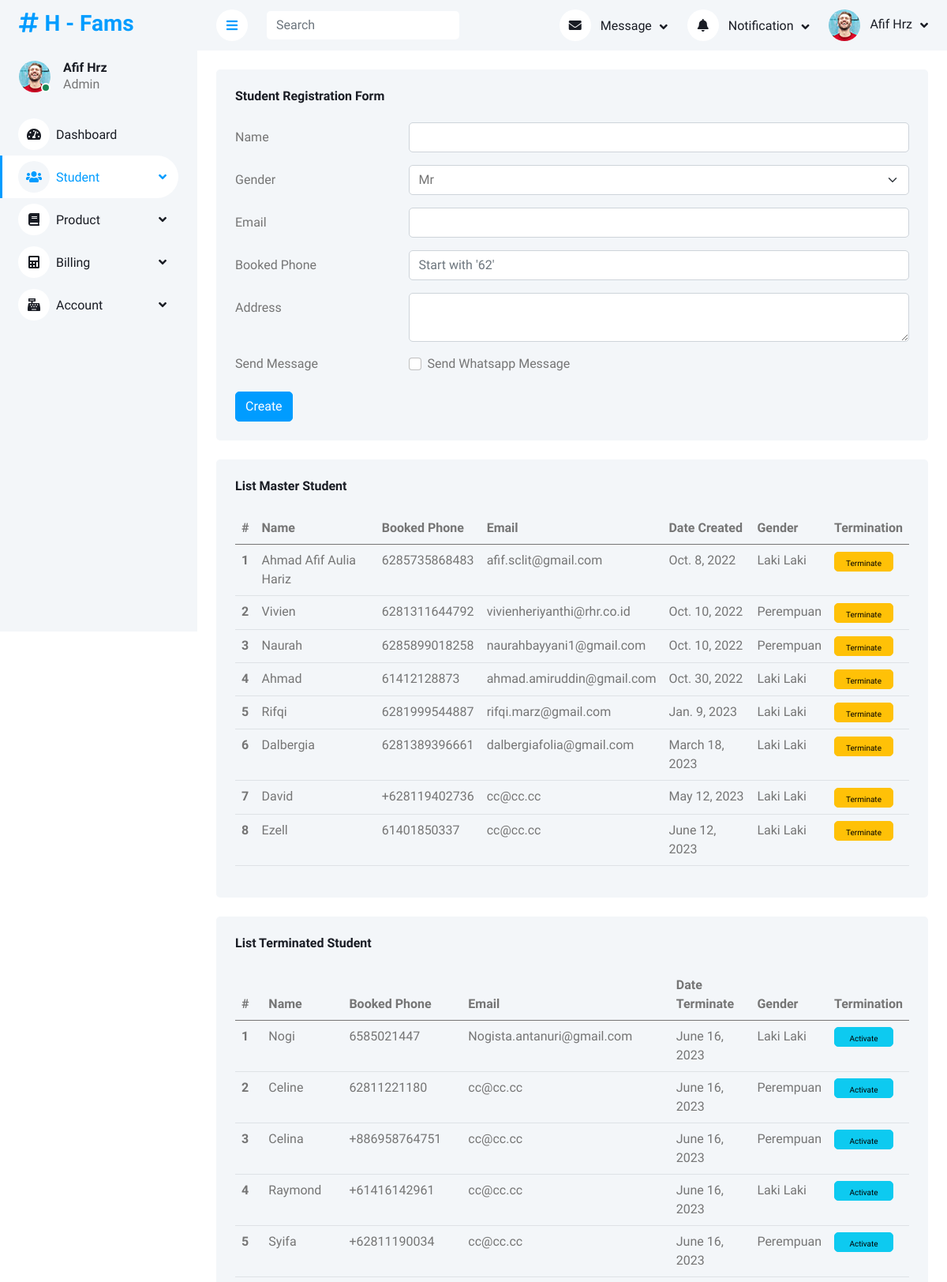
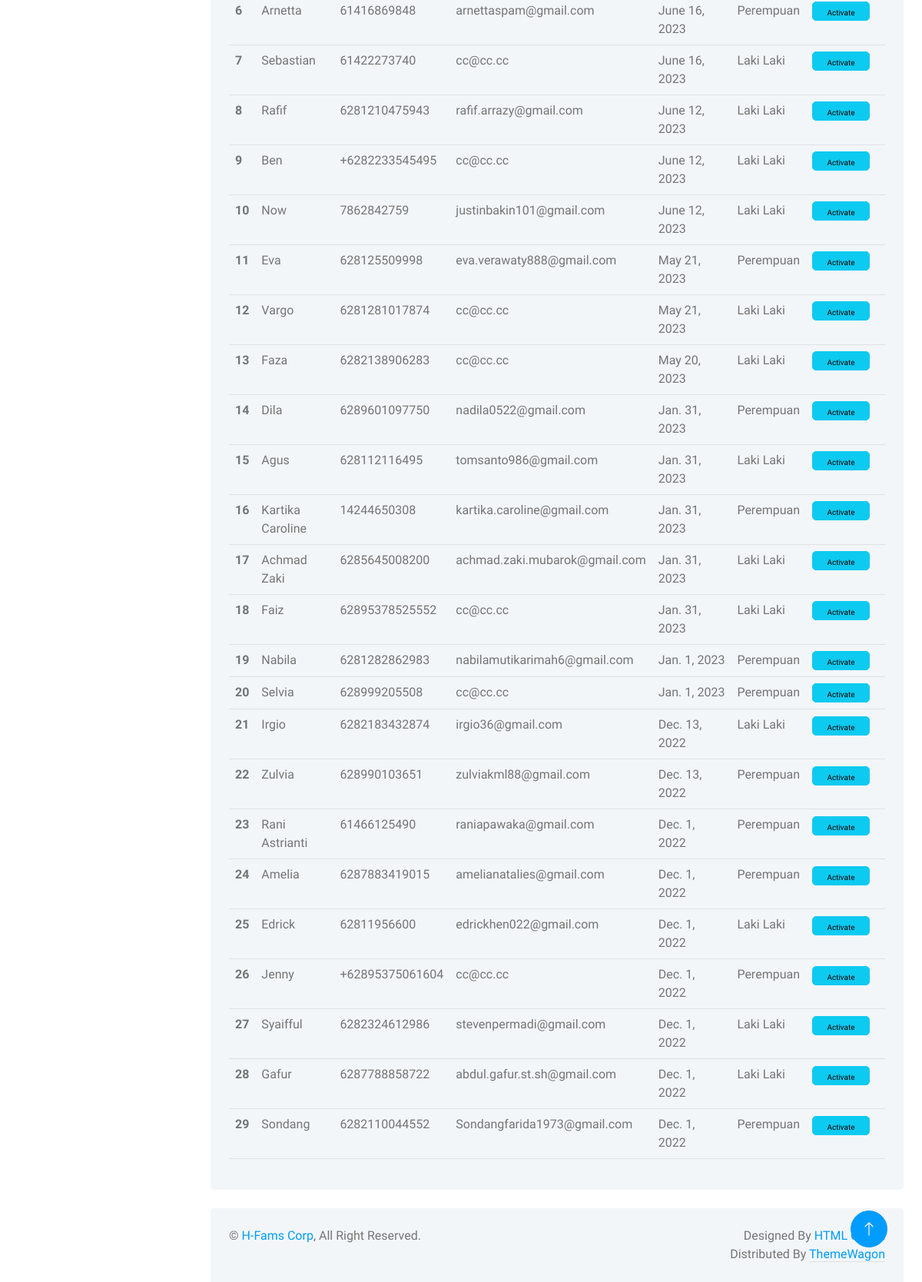
The page /student/studentregistration/ on the database its author committed (2 pictures, top to bottom).
### dashboard/models.py (models this page shows)
class admin_mst_module(models.Model):
    modulename = models.CharField(max_length=30, db_column="MODULENAME")
    pagename = models.CharField(max_length=30, db_column="PAGENAME")
    created_by = models.CharField(max_length=30, db_column="CREATED_BY")
    date_created = models.DateField(default=datetime.date.today, blank=True, db_column="DATE_CREATED")
    modified_by = models.CharField(max_length=30, blank=True, null=True, db_column="MODIFIED_BY")
    date_modified = models.DateField(blank=True, null=True, db_column="DATE_MODIFIED")
    adm_mst_id = models.IntegerField(blank=True, null=True, db_column="ADM_MST_MODULE_ID")
    validstatus = models.IntegerField(blank=True, null=True, db_column="VALIDSTATUS")
    ordernumber = models.IntegerField(db_column="ORDERNUMBER")
    levelnumber = models.IntegerField(blank=True, null=True, db_column="LEVELNUMBER")
    moduleurl = models.CharField(max_length=30, blank=True, null=True, db_column="MODULEURL")
    moduleicon = models.CharField(max_length=30, blank=True, null=True, db_column="MODULEICON")
    moduleclass = models.CharField(max_length=30, blank=True, null=True, db_column="MODULECLASS")
    application = models.CharField(max_length=30, db_column="APPLICATION")
    class Meta:
        db_table = 'ADM_MST_MODULE'

### student/models.py (models this page shows)
class std_mst(models.Model):
    name = models.CharField(max_length=30, db_column="NAME")
    gender = models.CharField(max_length=1, db_column="GENDER", default="M")
    phone = models.CharField(max_length=30, db_column="BOOKED_PHONE")
    email = models.CharField(max_length=30, db_column="EMAIL")
    address = models.CharField(max_length=30, blank=True, null=True, db_column="ADDRESS")
    validuntil = models.DateField(blank=True, null=True, db_column="VALID_UNTIL")
    date_created = models.DateField(default=datetime.date.today, blank=True, db_column="DATE_CREATED")
    created_by = models.CharField(max_length=30, db_column="CREATED_BY")
    date_modified = models.DateField(blank=True, null=True, db_column="DATE_MODIFIED")
    modified_by = models.CharField(max_length=30, blank=True, null=True, db_column="MODIFIED_BY")
    reason = models.CharField(max_length=30, blank=True, null=True, db_column="REASON_TERMINATE")
    class Meta:
        db_table = 'STD_MST'

### student/views.py (the view, shortened to what this page needs)
# urls.py: path('studentregistration/', views.studentregistration_view, name='studentregistration'),
@csrf_protect
def studentregistration_view(request):
    datamst = std_mst.objects.filter(validuntil__isnull=True)
    dataterminated = std_mst.objects.filter(validuntil__isnull=False).order_by('-validuntil')
    context = {
        'title':'H - Student Registration',
        'dashboard_active':'Student',
        'datamst':datamst,
        'dataterminated':dataterminated
        }
    return render(request, 'student/studentregistration_view.html', context)

### student/templates/student/studentregistration_view.html (shortened to what this page needs)
{% extends 'base_site.html' %}
{% load static %}
{% block content %}
<div class="container-fluid pt-4 px-4">
    <div class="row g-4">
        <form action="/student/studentregistration/" method="post" onsubmit="f_send_message()">{% csrf_token %}
        <div class="col-sm-12 col-xl-12">
            <div class="bg-light rounded h-100 p-4">
                <h6 class="mb-4">Student Registration Form</h6>
                    <div class="row mb-3">
                        <label for="inputName" class="col-sm-3 col-form-label">Name</label>
                        <div class="col-sm-9">
                            <input type="text" class="form-control" id="inputName" name="inputName" required=True>
                        </div>
                    </div>
                    <div class="row mb-3">
                        <label for="inputGender" class="col-sm-3 col-form-label">Gender</label>
                        <div class="col-sm-9">
                            <select class="form-select" name="inputGender" id="inputGender">
                                <option value="mr">Mr</option>
                            </select>
                        </div>
                    </div>
                    <div class="row mb-3">
                        <label for="inputEmail" class="col-sm-3 col-form-label">Email</label>
                        <div class="col-sm-9">
                            <input type="email" class="form-control" id="inputEmail" required=True name="inputEmail">
                        </div>
                    </div>
                    <div class="row mb-3">
                        <label for="inputPhone" class="col-sm-3 col-form-label">Booked Phone</label>
                        <div class="col-sm-9">
                            <input type="text" class="form-control" id="inputPhone" required=True placeholder="Start with '62'" name="inputPhone">
                        </div>
                    </div>
                    <div class="row mb-3">
                        <label for="inputAddress" class="col-sm-3 col-form-label">Address</label>
                        <div class="col-sm-9">
                            <textarea class="form-control" id="inputAddress" name="inputAddress"></textarea>
                        </div>
                    </div>
                    <div class="row mb-3">
                        <legend class="col-form-label col-sm-3 pt-0">Send Message</legend>
                        <div class="col-sm-9">
                            <div class="form-check">
                                <input class="form-check-input" type="checkbox" id="gridCheck1">
                                <label class="form-check-label" for="gridCheck1">
                                    Send Whatsapp Message
                                </label>
                            </div>
                        </div>
                    </div>
                    <button type="submit" class="btn btn-primary">Create</button>
            </div>
        </div>
        </form>
        <div class="col-sm-12 col-xl-12">
            <div class="bg-light rounded h-100 p-4">
                <h6 class="mb-4">List Master Student</h6>
                <table class="table table-hover">
                    <thead>
                        <tr>
                            <th scope="col">#</th>
                            <th scope="col">Name</th>
                            <th scope="col">Booked Phone</th>
                            <th scope="col">Email</th>
                            <th scope="col">Date Created</th>
                            <th scope="col">Gender</th>
                            <th scope="col">Termination</th>
                        </tr>
                    </thead>
                    <tbody>
                        {% for data in datamst %}
                        <tr>
                            <th scope="row">{{forloop.counter}}</th>
                            <td>{{data.name}}</td>
                            <td>{{data.phone}}</td>
                            <td>{{data.email}}</td>
                            <td>{{data.date_created}}</td>
                            <td>{% if data.gender == 'mr' %}
                                    Laki Laki
                                {% elif data.gender == 'mrs' %}
                                    Perempuan
                                {% elif data.gender == 'bro' %}
                                    Laki Laki
                                {% elif data.gender == 'sist' %}
                                    Perempuan
                                {% endif %}
                            </td>
                            <td>
                                <button type="button" class="btn btn-warning open-Terminate{{data.id}}" style="height:25px; width:75px; font-size:10px">Terminate</button>
                            </td>
                        </tr>
                        {% endfor %}
                    </tbody>
                </table>
            </div>
        </div>
        <div class="col-sm-12 col-xl-12">
            <div class="bg-light rounded h-100 p-4">
                <h6 class="mb-4">List Terminated Student</h6>
                <table class="table table-hover">
                    <thead>
                        <tr>
                            <th scope="col">#</th>
                            <th scope="col">Name</th>
                            <th scope="col">Booked Phone</th>
                            <th scope="col">Email</th>
                            <th scope="col">Date Terminate</th>
                            <th scope="col">Gender</th>
                            <th scope="col">Termination</th>
                        </tr>
                    </thead>
                    <tbody>
                        {% for data in dataterminated %}
                        <tr>
                            <th scope="row">{{forloop.counter}}</th>
                            <td>{{data.name}}</td>
                            <td>{{data.phone}}</td>
                            <td>{{data.email}}</td>
                            <td>{{data.validuntil}}</td>
                            <td>{% if data.gender == 'mr' %}
                                    Laki Laki
                                {% elif data.gender == 'mrs' %}
                                    Perempuan
                                {% elif data.gender == 'bro' %}
                                    Laki Laki
                                {% elif data.gender == 'sist' %}
                                    Perempuan
                                {% endif %}
                            </td>
                            <td>
                                <button type="button" class="btn btn-info open-Activate{{data.id}}" style="height:25px; width:75px; font-size:10px">Activate</button>
                            </td>
                        </tr>
                        {% endfor %}
                    </tbody>
                </table>
            </div>
        </div>
    </div>
</div>
{% endblock content %}

### templates/base_site.html (shortened to what this page needs)
{% load static %}
{% load custom_tags %}
<!DOCTYPE html>
<html lang="en">
<head>
    <link href="https://cdnjs.cloudflare.com/ajax/libs/font-awesome/5.10.0/css/all.min.css" rel="stylesheet">
    <link href="https://cdn.jsdelivr.net/npm/bootstrap-icons@1.4.1/font/bootstrap-icons.css" rel="stylesheet">
    <link href={% static "lib/owlcarousel/assets/owl.carousel.min.css" %} rel="stylesheet">
    <link href={% static "lib/tempusdominus/css/tempusdominus-bootstrap-4.min.css" %} rel="stylesheet" />
    <link href={% static "css/bootstrap.min.css" %} rel="stylesheet">
    <link href={% static "css/style.css" %} rel="stylesheet">
</head>
<body>
    <div class="container-xxl position-relative bg-white d-flex p-0">
        <div class="sidebar pe-4 pb-3">
            <nav class="navbar bg-light navbar-light">
                <a href="/home/" class="navbar-brand mx-4 mb-3">
                    <h3 class="text-primary"><i class="fa fa-hashtag me-2"></i>H - Fams</h3>
                </a>
                <div class="d-flex align-items-center ms-4 mb-4">
                    <div class="position-relative">
                        <img class="rounded-circle" src={% static "img/user.jpg" %} alt="" style="width: 40px; height: 40px;">
                        <div class="bg-success rounded-circle border border-2 border-white position-absolute end-0 bottom-0 p-1"></div>
                    </div>
                    <div class="ms-3">
                        <h6 class="mb-0">Afif Hrz</h6>
                        <span>Admin</span>
                    </div>
                </div>
                <div class="navbar-nav w-100">
                    {% autoescape off %}
                    {% loop_module dashboard_active %}
                    {% endautoescape %}
                </div>
            </nav>
        </div>
        <div class="content">
            <nav class="navbar navbar-expand bg-light navbar-light sticky-top px-4 py-0">
                <a href="#" class="sidebar-toggler flex-shrink-0">
                    <i class="fa fa-bars"></i>
                </a>
                <form class="d-none d-md-flex ms-4">
                    <input class="form-control border-0" type="search" placeholder="Search">
                </form>
                <div class="navbar-nav align-items-center ms-auto">
                    <div class="nav-item dropdown">
                        <a href="#" class="nav-link dropdown-toggle" data-bs-toggle="dropdown">
                            <i class="fa fa-envelope me-lg-2"></i>
                            <span class="d-none d-lg-inline-flex">Message</span>
                        </a>
                    </div>
                    <div class="nav-item dropdown">
                        <a href="#" class="nav-link dropdown-toggle" data-bs-toggle="dropdown">
                            <i class="fa fa-bell me-lg-2"></i>
                            <span class="d-none d-lg-inline-flex">Notification</span>
                        </a>
                    </div>
                    <div class="nav-item dropdown">
                        <a href="#" class="nav-link dropdown-toggle" data-bs-toggle="dropdown">
                            <img class="rounded-circle me-lg-2" src={% static "img/user.jpg" %} alt="" style="width: 40px; height: 40px;">
                            <span class="d-none d-lg-inline-flex">Afif Hrz</span>
                        </a>
                    </div>
                </div>
            </nav>
            {% block content %}
            {% endblock content %}
            <div class="container-fluid pt-4 px-4">
                <div class="bg-light rounded-top p-4">
                    <div class="row">
                        <div class="col-12 col-sm-6 text-center text-sm-start">
                            &copy; <a href="#">H-Fams Corp</a>, All Right Reserved.
                        </div>
                        <div class="col-12 col-sm-6 text-center text-sm-end">
                            Designed By <a href="https://htmlcodex.com">HTML Codex</a>
                        Distributed By <a class="border-bottom" href="https://themewagon.com" target="_blank">ThemeWagon</a>
                        </div>
                    </div>
                </div>
            </div>
        </div>
        <a href="#" class="btn btn-lg btn-primary btn-lg-square back-to-top"><i class="bi bi-arrow-up"></i></a>
    </div>
</body>
</html>

### staticfiles/css/style.css (style rules this page uses)
:root { --primary: #009CFF; --light: #F3F6F9; --dark: #191C24; }
.back-to-top { position: fixed; display: none; right: 45px; bottom: 45px; z-index: 99; }
.btn { transition: .5s; }
.btn.btn-primary { color: #FFFFFF; }
.btn-lg-square { width: 48px; height: 48px; }
.btn-square, .btn-sm-square, .btn-lg-square { padding: 0; display: inline-flex; align-items: center; justify-content: center; font-weight: normal; border-radius: 50px; }
.sidebar { position: fixed; top: 0; left: 0; bottom: 0; width: 250px; height: 100vh; overflow-y: auto; background: var(--light); transition: 0.5s; z-index: 999; }
.content { margin-left: 250px; min-height: 100vh; background: #FFFFFF; transition: 0.5s; }
@media (min-width: 992px) { .sidebar { margin-left: 0; } }
@media (min-width: 992px) { .content { width: calc(100% - 250px); } }
.sidebar .navbar .navbar-nav .nav-link { padding: 7px 20px; color: var(--dark); font-weight: 500; border-left: 3px solid var(--light); border-radius: 0 30px 30px 0; outline: none; }
.sidebar .navbar .navbar-nav .nav-link:hover, .sidebar .navbar .navbar-nav .nav-link.active { color: var(--primary); background: #FFFFFF; border-color: var(--primary); }
.sidebar .navbar .navbar-nav .nav-link i { width: 40px; height: 40px; display: inline-flex; align-items: center; justify-content: center; background: #FFFFFF; border-radius: 40px; }
.sidebar .navbar .navbar-nav .nav-link:hover i, .sidebar .navbar .navbar-nav .nav-link.active i { background: var(--light); }
.sidebar .navbar .dropdown-toggle::after { position: absolute; top: 15px; right: 15px; border: none; content: "\f107"; font-family: "Font Awesome 5 Free"; font-weight: 900; transition: .5s; }
.content .navbar .navbar-nav .nav-link { margin-left: 25px; padding: 12px 0; color: var(--dark); outline: none; }
.content .navbar .sidebar-toggler, .content .navbar .navbar-nav .nav-link i { width: 40px; height: 40px; display: inline-flex; align-items: center; justify-content: center; background: #FFFFFF; border-radius: 40px; }
.content .navbar .dropdown-toggle::after { margin-left: 6px; vertical-align: middle; border: none; content: "\f107"; font-family: "Font Awesome 5 Free"; font-weight: 900; transition: .5s; }

### rows shown on the page
admin_mst_module: id+MODULENAME+MODULEURL "Dashboard Student Product Billing Account"
std_mst: name "Ahmad Afif Aulia Hariz", phone "6285735868483", email "afif.sclit@gmail.com", date_created "Oct. 8, 2022", GENDER "Laki Laki"
std_mst: name "Vivien", phone "6281311644792", email "vivienheriyanthi@rhr.co.id", date_created "Oct. 10, 2022", GENDER "Perempuan"
std_mst: name "Naurah", phone "6285899018258", email "naurahbayyani1@gmail.com", date_created "Oct. 10, 2022", GENDER "Perempuan", {{ data.id }} 7 (drawn)
std_mst: name "Ahmad", phone "61412128873", email "ahmad.amiruddin@gmail.com", date_created "Oct. 30, 2022", GENDER "Laki Laki"
std_mst: name "Rifqi", phone "6281999544887", email "rifqi.marz@gmail.com", date_created "Jan. 9, 2023", GENDER "Laki Laki"
std_mst: name "Dalbergia", phone "6281389396661", email "dalbergiafolia@gmail.com", date_created "March 18, 2023", GENDER "Laki Laki"
std_mst: name "David", phone "+628119402736", email "cc@cc.cc", date_created "May 12, 2023", GENDER "Laki Laki"
std_mst: name "Ezell", phone "61401850337", email "cc@cc.cc", date_created "June 12, 2023", GENDER "Laki Laki"
std_mst: name "Nogi", phone "6585021447", email "Nogista.antanuri@gmail.com", validuntil "June 16, 2023", GENDER "Laki Laki"
std_mst: name "Celine", phone "62811221180", email "cc@cc.cc", validuntil "June 16, 2023", GENDER "Perempuan"
std_mst: name "Celina", phone "+886958764751", email "cc@cc.cc", validuntil "June 16, 2023", GENDER "Perempuan"
std_mst: name "Raymond", phone "+61416142961", email "cc@cc.cc", validuntil "June 16, 2023", GENDER "Laki Laki"
std_mst: name "Syifa", phone "+62811190034", email "cc@cc.cc", validuntil "June 16, 2023", GENDER "Perempuan"
std_mst: name "Arnetta", phone "61416869848", email "arnettaspam@gmail.com", validuntil "June 16, 2023", GENDER "Perempuan"
std_mst: name "Sebastian", phone "61422273740", email "cc@cc.cc", validuntil "June 16, 2023", GENDER "Laki Laki"
std_mst: name "Rafif", phone "6281210475943", email "rafif.arrazy@gmail.com", validuntil "June 12, 2023", GENDER "Laki Laki"
std_mst: name "Ben", phone "+6282233545495", email "cc@cc.cc", validuntil "June 12, 2023", GENDER "Laki Laki"
std_mst: name "Now", phone "7862842759", email "justinbakin101@gmail.com", validuntil "June 12, 2023", GENDER "Laki Laki"
std_mst: name "Eva", phone "628125509998", email "eva.verawaty888@gmail.com", validuntil "May 21, 2023", GENDER "Perempuan"
std_mst: name "Vargo", phone "6281281017874", email "cc@cc.cc", validuntil "May 21, 2023", GENDER "Laki Laki"
std_mst: name "Faza", phone "6282138906283", email "cc@cc.cc", validuntil "May 20, 2023", GENDER "Laki Laki"
std_mst: name "Dila", phone "6289601097750", email "nadila0522@gmail.com", validuntil "Jan. 31, 2023", GENDER "Perempuan"
std_mst: name "Agus", phone "628112116495", email "tomsanto986@gmail.com", validuntil "Jan. 31, 2023", GENDER "Laki Laki"
std_mst: name "Kartika Caroline", phone "14244650308", email "kartika.caroline@gmail.com", validuntil "Jan. 31, 2023", GENDER "Perempuan"
std_mst: name "Achmad Zaki", phone "6285645008200", email "achmad.zaki.mubarok@gmail.com", validuntil "Jan. 31, 2023", GENDER "Laki Laki"
std_mst: name "Faiz", phone "62895378525552", email "cc@cc.cc", validuntil "Jan. 31, 2023", GENDER "Laki Laki"
std_mst: name "Nabila", phone "6281282862983", email "nabilamutikarimah6@gmail.com", validuntil "Jan. 1, 2023", GENDER "Perempuan"
std_mst: name "Selvia", phone "628999205508", email "cc@cc.cc", validuntil "Jan. 1, 2023", GENDER "Perempuan", {{ data.id }} 25 (drawn)
std_mst: name "Irgio", phone "6282183432874", email "irgio36@gmail.com", validuntil "Dec. 13, 2022", GENDER "Laki Laki"
std_mst: name "Zulvia", phone "628990103651", email "zulviakml88@gmail.com", validuntil "Dec. 13, 2022", GENDER "Perempuan"
std_mst: name "Rani Astrianti", phone "61466125490", email "raniapawaka@gmail.com", validuntil "Dec. 1, 2022", GENDER "Perempuan"
std_mst: name "Amelia", phone "6287883419015", email "amelianatalies@gmail.com", validuntil "Dec. 1, 2022", GENDER "Perempuan"
std_mst: name "Edrick", phone "62811956600", email "edrickhen022@gmail.com", validuntil "Dec. 1, 2022", GENDER "Laki Laki"
std_mst: name "Jenny", phone "+62895375061604", email "cc@cc.cc", validuntil "Dec. 1, 2022", GENDER "Perempuan"
std_mst: name "Syaifful", phone "6282324612986", email "stevenpermadi@gmail.com", validuntil "Dec. 1, 2022", GENDER "Laki Laki"
std_mst: name "Gafur", phone "6287788858722", email "abdul.gafur.st.sh@gmail.com", validuntil "Dec. 1, 2022", GENDER "Laki Laki"
std_mst: name "Sondang", phone "6282110044552", email "Sondangfarida1973@gmail.com", validuntil "Dec. 1, 2022", GENDER "Perempuan"
